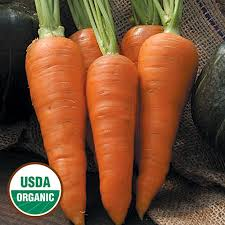
#> input picture data/raw/TEST/O/O_12582.jpg, 225 x 225 px
$ python -i data_loader.py   (imports and definitions only)
#> lines starting #> are read from the running program, lines starting #| are printed output that depends on the picture
"""
Data download and preprocessing module for waste classification.
Handles dataset acquisition, image preprocessing, and train/val/test splitting.
"""

import os
import shutil
from pathlib import Path
import numpy as np
import pandas as pd
from PIL import Image
import cv2
from sklearn.model_selection import train_test_split
from tqdm import tqdm
import json


class WasteDataLoader:
    """Handles data acquisition, preprocessing, and organization."""

    def __init__(self, raw_dir='data/raw', processed_dir='data/processed'):
        self.raw_dir = Path(raw_dir)
        self.processed_dir = Path(processed_dir)
        self.raw_dir.mkdir(parents=True, exist_ok=True)
        self.processed_dir.mkdir(parents=True, exist_ok=True)

        # Image preprocessing parameters
        self.img_size = (224, 224)  # MobileNetV2 input size
        self.channels = 3

    # [57 lines left out: functions scan_directory_structure, create_class_mapping, not called in this run]

    def preprocess_image(self, img_path, augment=False):
        """
        Load and preprocess single image.

        Args:
            img_path: Path to image file
            augment: Whether to apply augmentation
        """
#> called with img_path = '../data/raw/TEST/O/O_12582.jpg', augment = False
        try:
            # Load image
            img = cv2.imread(str(img_path))
#> img is the input picture: shape (225, 225, 3); mean B, G, R 50.7, 79.1, 121.1
            if img is None:
                return None

            # Convert BGR to RGB
            img = cv2.cvtColor(img, cv2.COLOR_BGR2RGB)

            # Resize
            img = cv2.resize(img, self.img_size)
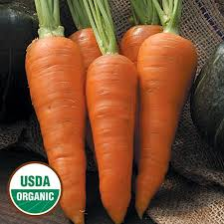
#> img: shape (224, 224, 3); mean R, G, B 121, 79, 50.6

            # Augmentation (basic)
            if augment:
                # Random horizontal flip
                if np.random.rand() > 0.5:
                    img = cv2.flip(img, 1)

                # Random brightness adjustment
                if np.random.rand() > 0.5:
                    factor = np.random.uniform(0.8, 1.2)
                    img = np.clip(img * factor, 0, 255).astype(np.uint8)

                # Random rotation (small angle)
                if np.random.rand() > 0.5:
                    angle = np.random.uniform(-15, 15)
                    h, w = img.shape[:2]
                    M = cv2.getRotationMatrix2D((w/2, h/2), angle, 1.0)
                    img = cv2.warpAffine(img, M, (w, h))

            # Normalize to [0, 1]
            img = img.astype(np.float32) / 255.0

            return img

        except Exception as e:
            print(f"Error processing {img_path}: {e}")
            return None

    # [124 lines left out: functions prepare_splits, create_preprocessed_dataset, main, not called in this run]


# [2 lines not run here, left out]

>>> result = WasteDataLoader().preprocess_image('../data/raw/TEST/O/O_12582.jpg')

$ run again, on data/raw/TEST/R/R_10039.jpg
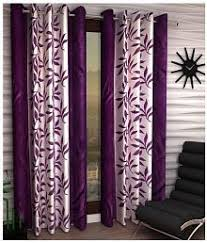
#> input picture data/raw/TEST/R/R_10039.jpg, 207 x 243 px
#> in preprocess_image, img is the input picture: shape (243, 207, 3); mean B, G, R 107.4, 97, 118.2
#> in preprocess_image, `img = cv2.resize(img, self.img_size)`:
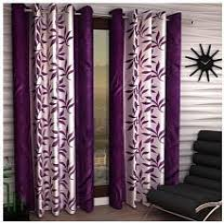
#> img: shape (224, 224, 3); mean R, G, B 118.1, 96.9, 107.3

$ run again, on data/raw/TRAIN/O/O_1009.jpg
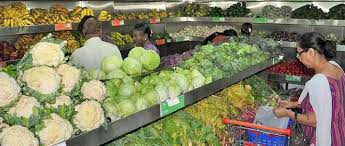
#> input picture data/raw/TRAIN/O/O_1009.jpg, 345 x 146 px
#> in preprocess_image, img is the input picture: shape (146, 345, 3); mean B, G, R 99.7, 131.5, 132.9
#> in preprocess_image, `img = cv2.resize(img, self.img_size)`:
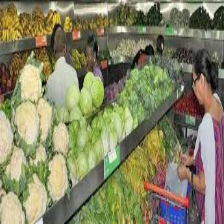
#> img: shape (224, 224, 3); mean R, G, B 132.8, 131.3, 99.6
